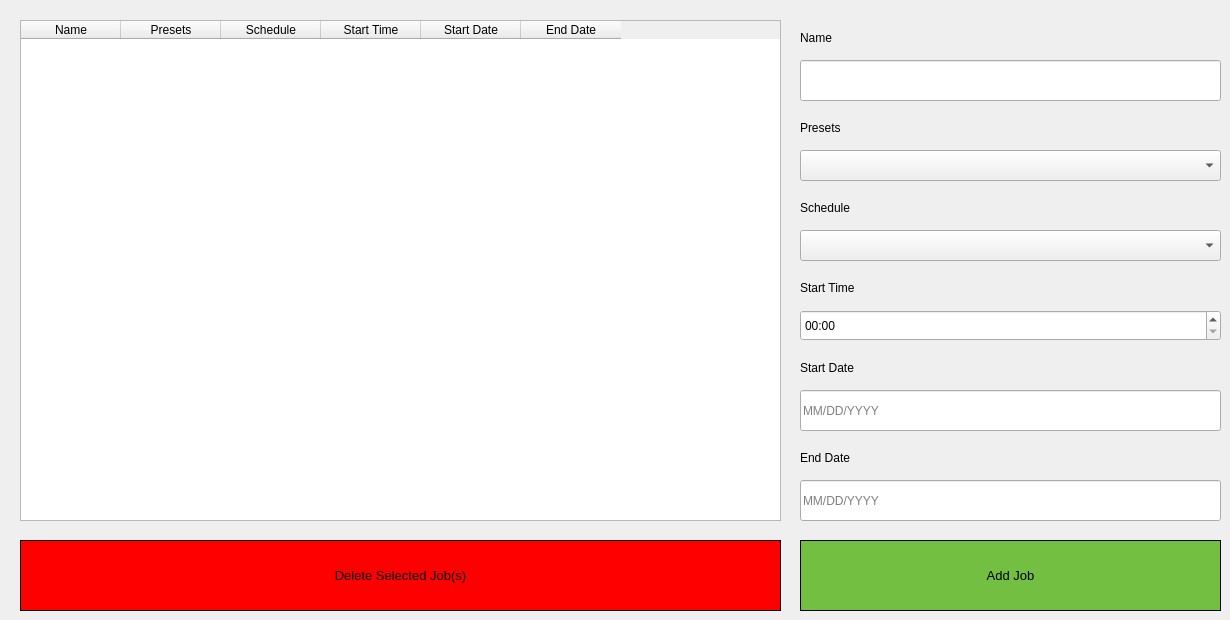
      <widget class="QWidget" name="tab">
       <attribute name="title">
        <string>Jobs</string>
       </attribute>
       <widget class="QTableWidget" name="JobsTable_Table">
        <property name="geometry">
         <rect>
          <x>20</x>
          <y>20</y>
          <width>761</width>
          <height>501</height>
         </rect>
        </property>
        <column>
         <property name="text">
          <string>Name</string>
         </property>
        </column>
        <column>
         <property name="text">
          <string>Presets</string>
         </property>
        </column>
        <column>
         <property name="text">
          <string>Schedule</string>
         </property>
        </column>
        <column>
         <property name="text">
          <string>Start Time</string>
         </property>
        </column>
        <column>
         <property name="text">
          <string>Start Date</string>
         </property>
        </column>
        <column>
         <property name="text">
          <string>End Date</string>
         </property>
        </column>
       </widget>
       <widget class="QPushButton" name="JobsDeleteJobs_Button">
        <property name="geometry">
         <rect>
          <x>20</x>
          <y>540</y>
          <width>761</width>
          <height>71</height>
         </rect>
        </property>
        <property name="font">
         <font>
          <pointsize>10</pointsize>
         </font>
        </property>
        <property name="styleSheet">
         <string notr="true">border: 1px solid black;
background-color: red;</string>
        </property>
        <property name="text">
         <string>Delete Selected Job(s)</string>
        </property>
       </widget>
       <widget class="QLineEdit" name="JobsName_LineEdit">
        <property name="geometry">
         <rect>
          <x>800</x>
          <y>60</y>
          <width>421</width>
          <height>41</height>
         </rect>
        </property>
        <property name="font">
         <font>
          <family>Segoe UI</family>
          <pointsize>10</pointsize>
          <weight>75</weight>
          <bold>true</bold>
         </font>
        </property>
       </widget>
       <widget class="QComboBox" name="JobsSchedule_ComboBox">
        <property name="geometry">
         <rect>
          <x>800</x>
          <y>230</y>
          <width>421</width>
          <height>31</height>
         </rect>
        </property>
       </widget>
       <widget class="QComboBox" name="JobsPresets_ComboBox">
        <property name="geometry">
         <rect>
          <x>800</x>
          <y>150</y>
          <width>421</width>
          <height>31</height>
         </rect>
        </property>
       </widget>
       <widget class="QTimeEdit" name="JobsStartTime_TimeEdit">
        <property name="geometry">
         <rect>
          <x>800</x>
          <y>310</y>
          <width>421</width>
          <height>31</height>
         </rect>
        </property>
        <property name="displayFormat">
         <string>hh:mm</string>
        </property>
       </widget>
       <widget class="QLineEdit" name="JobsStartDate_LineEdit">
        <property name="geometry">
         <rect>
          <x>800</x>
          <y>390</y>
          <width>421</width>
          <height>41</height>
         </rect>
        </property>
        <property name="placeholderText">
         <string>MM/DD/YYYY</string>
        </property>
       </widget>
       <widget class="QLineEdit" name="JobsEndDate_LineEdit">
        <property name="geometry">
         <rect>
          <x>800</x>
          <y>480</y>
          <width>421</width>
          <height>41</height>
         </rect>
        </property>
        <property name="placeholderText">
         <string>MM/DD/YYYY</string>
        </property>
       </widget>
       <widget class="QPushButton" name="JobsAddJob_Button">
        <property name="geometry">
         <rect>
          <x>800</x>
          <y>540</y>
          <width>421</width>
          <height>71</height>
         </rect>
        </property>
        <property name="font">
         <font>
          <pointsize>10</pointsize>
         </font>
        </property>
        <property name="styleSheet">
         <string notr="true">border: 1px solid black;
background-color: #73BF41;</string>
        </property>
        <property name="text">
         <string>Add Job</string>
        </property>
       </widget>
       <widget class="QLabel" name="label_4">
        <property name="geometry">
         <rect>
          <x>800</x>
          <y>30</y>
          <width>421</width>
          <height>16</height>
         </rect>
        </property>
        <property name="text">
         <string>Name</string>
        </property>
       </widget>
       <widget class="QLabel" name="label_23">
        <property name="geometry">
         <rect>
          <x>800</x>
          <y>120</y>
          <width>421</width>
          <height>16</height>
         </rect>
        </property>
        <property name="text">
         <string>Presets</string>
        </property>
       </widget>
       <widget class="QLabel" name="label_24">
        <property name="geometry">
         <rect>
          <x>800</x>
          <y>200</y>
          <width>421</width>
          <height>16</height>
         </rect>
        </property>
        <property name="text">
         <string>Schedule</string>
        </property>
       </widget>
       <widget class="QLabel" name="label_25">
        <property name="geometry">
         <rect>
          <x>800</x>
          <y>280</y>
          <width>421</width>
          <height>16</height>
         </rect>
        </property>
        <property name="text">
         <string>Start Time</string>
        </property>
       </widget>
       <widget class="QLabel" name="label_26">
        <property name="geometry">
         <rect>
          <x>800</x>
          <y>360</y>
          <width>421</width>
          <height>16</height>
         </rect>
        </property>
        <property name="text">
         <string>Start Date</string>
        </property>
       </widget>
       <widget class="QLabel" name="label_27">
        <property name="geometry">
         <rect>
          <x>800</x>
          <y>450</y>
          <width>421</width>
          <height>16</height>
         </rect>
        </property>
        <property name="text">
         <string>End Date</string>
        </property>
       </widget>
      </widget>
